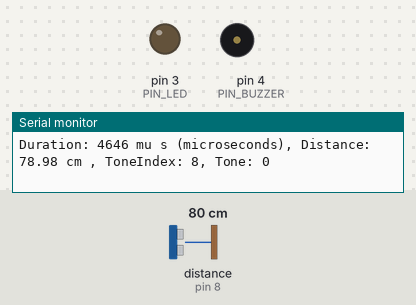
The sketch below on a simulated Arduino Uno, built with avr-gcc and run on an emulated ATmega328P. Parts: output pins drawn as LEDs (lit = HIGH), buzzer (waves = sounding), the last lines printed to the serial monitor. Wiring (inferred from the names in the program): ultrasonic range finder: trigger pin 7; echo pin 8. The inputs (shaded band) are chosen by the test bench; at power-on: distance to the obstacle (sensor on pin 8) 80 cm. The echo pulse lasts 58.3 µs per cm; pins used as bus, display or sensor lines are not drawn.

Above: at 1.2 s.
1.3 s: distance to the obstacle (sensor on pin 8) set to 61 cm
4.3 s: distance to the obstacle (sensor on pin 8) set to 52 cm
At 4.53 s:
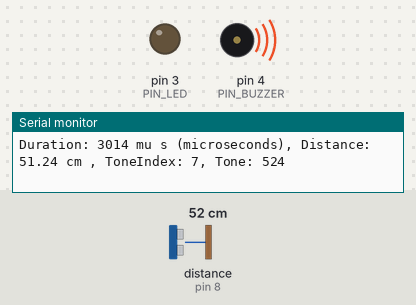
7.3 s: distance to the obstacle (sensor on pin 8) set to 250 cm
At 8.2 s:
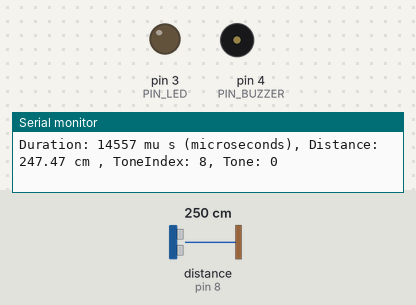
8.8 s: distance to the obstacle (sensor on pin 8) set to 2 cm
At 9.01 s:
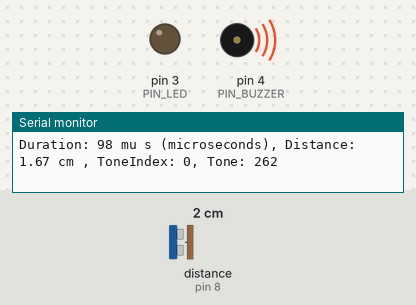
Timing chart, 0 to 12.8 s (numbered marks = the images above; inputs shaded):
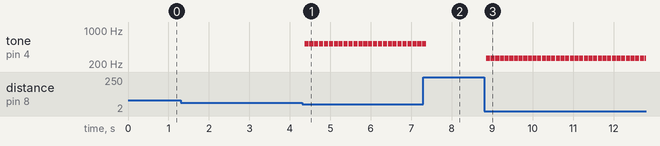

Measured:
- the behaviour switches between 57 and 56 cm on distance to the obstacle (sensor on pin 8) (found by bisection; images 0 and 1)
- after the input at 4.3 s, tone on pin 4 (PIN_BUZZER): alternates 524 Hz for 0.10 s and silent for 0.02 s, starting after 0.06 s
- after the input at 7.3 s, tone on pin 4 (PIN_BUZZER): goes on until 7.4 s, then stays silent
- after the input at 8.8 s, tone on pin 4 (PIN_BUZZER): alternates 262 Hz for 0.10 s and silent for 0.02 s, starting after 0.05 s

The sketch:

ultrasonic_sensor_test.ino
```cpp
#include "pitches.h"

#define PIN_TRIGGER 7
#define PIN_ECHO  8

#define RANGE_MIN 2
#define RANGE_MAX 400

#define PIN_BUZZER 4
#define PIN_LED 3

#define USE_SERIAL 1

void setup() {
  #if USE_SERIAL
  Serial.begin(9600);
  Serial.println("\nUltrasonic Sensor Test");
  #endif

  pinMode(PIN_TRIGGER, OUTPUT);
  pinMode(PIN_ECHO, INPUT);

  pinMode(PIN_BUZZER, OUTPUT);
  pinMode(PIN_LED, OUTPUT);
}

double measure_distance(int pin_trigger = PIN_TRIGGER, int pin_echo = PIN_ECHO) {
  // before triggering
  digitalWrite(pin_trigger, LOW);
  delayMicroseconds(2);

  // triggering
  digitalWrite(pin_trigger, HIGH);
  delayMicroseconds(10);

  // end triggering
  digitalWrite(pin_trigger, LOW);

  // measuring duration from HIGH to LOW
  long duration = pulseIn(pin_echo, HIGH);
  double durationInSeconds = duration / 1000000.0;
  double distanceInCm = duration * (340.0/10000.0/2.0); // speed of sound: 340 m/s -> cm, miliseconds = 10^-6 ==> 10^-4

  #if USE_SERIAL
  Serial.print("Duration: ");
  Serial.print(duration);
  Serial.print(" mu s (microseconds)");
  Serial.print(", Distance: ");
  Serial.print(distanceInCm);
  Serial.print(" cm ");
  #endif

  return distanceInCm;
}

void loop() {
  int tone_delay = 100;
  int loop_delay = tone_delay;

  const int scale[] = {262, 294, 330, 349, 392, 440, 494, 524, 0 };

  double distanceInCm = measure_distance();

  int note_index = (int)(distanceInCm / 7.0); // 2-50, 0-7
  if (note_index > 7) {
    note_index = 8;
  }

  int tone_value = scale[note_index];

  #if USE_SERIAL
  Serial.print(", ToneIndex: ");
  Serial.print(note_index);
  Serial.print(", Tone: ");
  Serial.print(tone_value);
  Serial.println("");
  #endif

  if (tone_value == 0) {
    noTone(PIN_BUZZER);
  } else {
    tone(PIN_BUZZER, tone_value, tone_delay);
  }

  delay(loop_delay);
}
```

pitches.h
```cpp
/*************************************************
   Public Constants
 *************************************************/

#define NOTE_B0 31
#define NOTE_C1 33
#define NOTE_CS1 35
#define NOTE_D1 37
#define NOTE_DS1 39
#define NOTE_E1 41
#define NOTE_F1 44
#define NOTE_FS1 46
#define NOTE_G1 49
#define NOTE_GS1 52
#define NOTE_A1 55
#define NOTE_AS1 58
#define NOTE_B1 62
#define NOTE_C2 65
#define NOTE_CS2 69
#define NOTE_D2 73
#define NOTE_DS2 78
#define NOTE_E2 82
#define NOTE_F2 87
#define NOTE_FS2 93
#define NOTE_G2 98
#define NOTE_GS2 104
#define NOTE_A2 110
#define NOTE_AS2 117
#define NOTE_B2 123
#define NOTE_C3 131
#define NOTE_CS3 139
#define NOTE_D3 147
#define NOTE_DS3 156
#define NOTE_E3 165
#define NOTE_F3 175
#define NOTE_FS3 185
#define NOTE_G3 196
#define NOTE_GS3 208
#define NOTE_A3 220
#define NOTE_AS3 233
#define NOTE_B3 247
#define NOTE_C4 262
#define NOTE_CS4 277
#define NOTE_D4 294
#define NOTE_DS4 311
#define NOTE_E4 330
#define NOTE_F4 349
#define NOTE_FS4 370
#define NOTE_G4 392
#define NOTE_GS4 415
#define NOTE_A4 440
#define NOTE_AS4 466
#define NOTE_B4 494
#define NOTE_C5 523
#define NOTE_CS5 554
#define NOTE_D5 587
#define NOTE_DS5 622
#define NOTE_E5 659
#define NOTE_F5 698
#define NOTE_FS5 740
#define NOTE_G5 784
#define NOTE_GS5 831
#define NOTE_A5 880
#define NOTE_AS5 932
#define NOTE_B5 988
#define NOTE_C6 1047
#define NOTE_CS6 1109
#define NOTE_D6 1175
#define NOTE_DS6 1245
#define NOTE_E6 1319
#define NOTE_F6 1397
#define NOTE_FS6 1480
#define NOTE_G6 1568
#define NOTE_GS6 1661
#define NOTE_A6 1760
#define NOTE_AS6 1865
#define NOTE_B6 1976
#define NOTE_C7 2093
#define NOTE_CS7 2217
#define NOTE_D7 2349
#define NOTE_DS7 2489
#define NOTE_E7 2637
#define NOTE_F7 2794
#define NOTE_FS7 2960
#define NOTE_G7 3136
#define NOTE_GS7 3322
#define NOTE_A7 3520
#define NOTE_AS7 3729
#define NOTE_B7 3951
#define NOTE_C8 4186
#define NOTE_CS8 4435
#define NOTE_D8 4699
#define NOTE_DS8 4978

#define NUM_NOTES 89

const char* NOTES[] = {
  "B0",
  "C1", "CS1",
  "D1", "DS1",
  "E1",
  "F1", "FS1",
  "G1", "GS1",
  "A1", "AS1",
  "B1",
  "C2", "CS2",
  "D2", "DS2",
  "E2",
  "F2", "FS2",
  "G2", "GS2",
  "A2", "AS2",
  "B2",
  "C3", "CS3",
  "D3", "DS3",
  "E3",
  "F3", "FS3",
  "G3", "GS3",
  "A3", "AS3",
  "B3",
  "C4", "CS4",
  "D4", "DS4",
  "E4",
  "F4", "FS4",
  "G4", "GS4",
  "A4", "AS4",
  "B4",
  "C5", "CS5",
  "D5", "DS5",
  "E5",
  "F5", "FS5",
  "G5", "GS5",
  "A5", "AS5",
  "B5",
  "C6", "CS6",
  "D6", "DS6",
  "E6",
  "F6", "FS6",
  "G6", "GS6",
  "A6", "AS6",
  "B6",
  "C7", "CS7",
  "D7", "DS7",
  "E7",
  "F7", "FS7",
  "G7", "GS7",
  "A7", "AS7",
  "B7",
  "C8", "CS8",
  "D8", "DS8"
};

const int TONES[] = {
  NOTE_B0,
  NOTE_C1, NOTE_CS1,
  NOTE_D1, NOTE_DS1,
  NOTE_E1,
  NOTE_F1, NOTE_FS1,
  NOTE_G1, NOTE_GS1,
  NOTE_A1, NOTE_AS1,
  NOTE_B1,
  NOTE_C2, NOTE_CS2,
  NOTE_D2, NOTE_DS2,
  NOTE_E2,
  NOTE_F2, NOTE_FS2,
  NOTE_G2, NOTE_GS2,
  NOTE_A2, NOTE_AS2,
  NOTE_B2,
  NOTE_C3, NOTE_CS3,
  NOTE_D3, NOTE_DS3,
  NOTE_E3,
  NOTE_F3, NOTE_FS3,
  NOTE_G3, NOTE_GS3,
  NOTE_A3, NOTE_AS3,
  NOTE_B3,
  NOTE_C4, NOTE_CS4,
  NOTE_D4, NOTE_DS4,
  NOTE_E4,
  NOTE_F4, NOTE_FS4,
  NOTE_G4, NOTE_GS4,
  NOTE_A4, NOTE_AS4,
  NOTE_B4,
  NOTE_C5, NOTE_CS5,
  NOTE_D5, NOTE_DS5,
  NOTE_E5,
  NOTE_F5, NOTE_FS5,
  NOTE_G5, NOTE_GS5,
  NOTE_A5, NOTE_AS5,
  NOTE_B5,
  NOTE_C6, NOTE_CS6,
  NOTE_D6, NOTE_DS6,
  NOTE_E6,
  NOTE_F6, NOTE_FS6,
  NOTE_G6, NOTE_GS6,
  NOTE_A6, NOTE_AS6,
  NOTE_B6,
  NOTE_C7, NOTE_CS7,
  NOTE_D7, NOTE_DS7,
  NOTE_E7,
  NOTE_F7, NOTE_FS7,
  NOTE_G7, NOTE_GS7,
  NOTE_A7, NOTE_AS7,
  NOTE_B7,
  NOTE_C8, NOTE_CS8,
  NOTE_D8, NOTE_DS8
};
```
